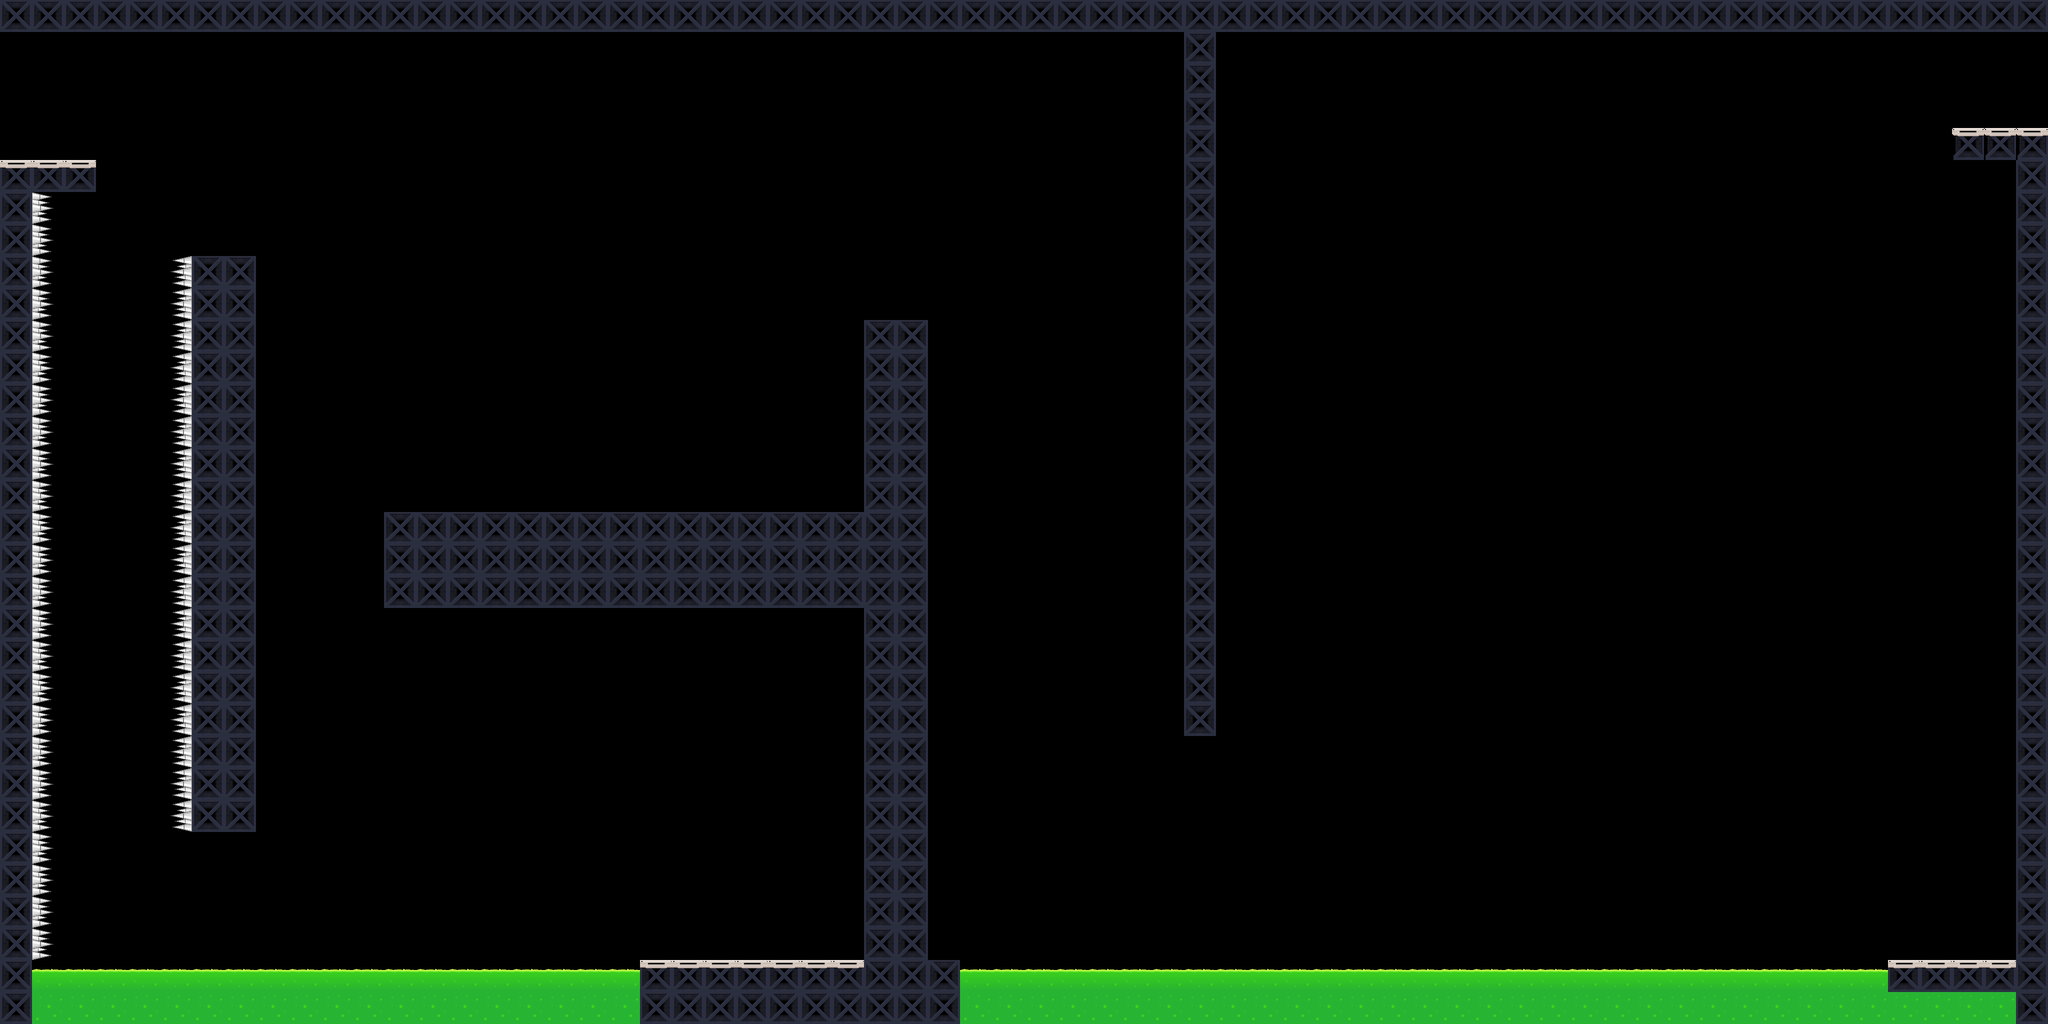

Tiled map render using the project's own tile images. Description and the map definition, with tile-layer contents summarised, below:
An orthogonal 64x32 tile map with 64x64 px tiles, 1 tile layer (L0), 2 tilesets and 17 objects (11x static, 2x TRANS, HF, VF, Mine).

<map version="1.2" tiledversion="1.2.3" orientation="orthogonal" renderorder="left-up" width="64" height="32" tilewidth="64" tileheight="64" infinite="0" nextlayerid="5" nextobjectid="21">
 <tileset firstgid="1" name="dan_tiles" tilewidth="64" tileheight="64" tilecount="100" columns="10">
  <image source="dan_tiles.png" width="640" height="640" />
  <terraintypes>
   <terrain name="Warn" tile="-1" />
  </terraintypes>
 </tileset>
 <tileset firstgid="101" name="images" tilewidth="156" tileheight="156" tilecount="59" columns="0">
  <grid orientation="orthogonal" width="128" height="143" />
  <tile id="0">
   <image width="64" height="64" source="Acid_Bottom.png" />
  </tile>
  <tile id="1">
   <image width="64" height="64" source="Acid_Top.png" />
  </tile>
  <tile id="2">
   <image width="64" height="86" source="Barrel_Acid.png" />
  </tile>
  <tile id="3">
   <image width="64" height="86" source="Barrel_Fire.png" />
  </tile>
  <tile id="4">
   <image width="128" height="56" source="blue_ufo_gmc_0022.png" />
  </tile>
  <tile id="5">
   <image width="64" height="64" source="Box.png" />
  </tile>
  <tile id="6">
   <image width="64" height="64" source="dc64.png" />
  </tile>
  <tile id="7">
   <image width="64" height="106" source="DoorLocked.png" />
  </tile>
  <tile id="8">
   <image width="64" height="106" source="DoorOpen.png" />
  </tile>
  <tile id="9">
   <image width="64" height="106" source="DoorUnlocked.png" />
  </tile>
  <tile id="10">
   <image width="64" height="128" source="gas-station-tallmirror.png" />
  </tile>
  <tile id="11">
   <image width="64" height="50" source="geyzer.png" />
  </tile>
  <tile id="12">
   <image width="48" height="48" source="greengem.png" />
  </tile>
  <tile id="13">
   <image width="16" height="32" source="lava-block-1.png" />
  </tile>
  <tile id="14">
   <image width="16" height="32" source="lava-block-2.png" />
  </tile>
  <tile id="15">
   <image width="16" height="32" source="lava-block-3.png" />
  </tile>
  <tile id="16">
   <image width="16" height="32" source="lava-block-4.png" />
  </tile>
  <tile id="17">
   <image width="32" height="64" source="man.png" />
  </tile>
  <tile id="18">
   <image width="89" height="75" source="pipe.png" />
  </tile>
  <tile id="19">
   <image width="50" height="48" source="purplegem.png" />
  </tile>
  <tile id="20">
   <image width="128" height="128" source="QuartzCrystal.128 2.png" />
  </tile>
  <tile id="21">
   <image width="128" height="128" source="QuartzCrystalSouth.png" />
  </tile>
  <tile id="22">
   <image width="128" height="128" source="QuartzCrystalEast.png" />
  </tile>
  <tile id="23">
   <image source="QuartzCrystalNorth.png" />
  </tile>
  <tile id="24">
   <image width="48" height="48" source="redgem.png" />
  </tile>
  <tile id="25">
   <image source="rock-column.png" />
  </tile>
  <tile id="26">
   <image width="64" height="65" source="Saw.png" />
  </tile>
  <tile id="27">
   <image width="64" height="64" source="Spike 2.png" />
  </tile>
  <tile id="28">
   <image width="64" height="64" source="Spike 3 2.png" />
  </tile>
  <tile id="29">
   <image width="64" height="64" source="Spike 3.png" />
  </tile>
  <tile id="30">
   <image width="64" height="64" source="Spike.png" />
  </tile>
  <tile id="31">
   <image width="64" height="72" source="stalactite.png" />
  </tile>
  <tile id="32">
   <image width="128" height="143" source="stalactite1.png" />
  </tile>
  <tile id="33">
   <image width="64" height="128" source="stalactite2.png" />
  </tile>
  <tile id="34">
   <image width="32" height="32" source="steelball.32.32.png" />
  </tile>
  <tile id="35">
   <image width="32" height="32" source="steelball.png" />
  </tile>
  <tile id="36">
   <image width="64" height="128" source="Switch_Green.png" />
  </tile>
  <tile id="37">
   <image width="64" height="128" source="Switch_Red.png" />
  </tile>
  <tile id="38">
   <image width="64" height="64" source="Tile1.png" />
  </tile>
  <tile id="39">
   <image width="64" height="64" source="Tile2.png" />
  </tile>
  <tile id="40">
   <image width="64" height="64" source="Tile3.png" />
  </tile>
  <tile id="41">
   <image width="64" height="64" source="Tile4.png" />
  </tile>
  <tile id="42">
   <image width="64" height="64" source="Tile5.png" />
  </tile>
  <tile id="43">
   <image width="64" height="64" source="Tile6.png" />
  </tile>
  <tile id="44">
   <image width="64" height="64" source="Tile7.png" />
  </tile>
  <tile id="45">
   <image width="64" height="64" source="Tile8.png" />
  </tile>
  <tile id="46">
   <image width="64" height="64" source="Tile9.png" />
  </tile>
  <tile id="47">
   <image width="64" height="64" source="Tile10.png" />
  </tile>
  <tile id="48">
   <image width="64" height="64" source="Tile11.png" />
  </tile>
  <tile id="49">
   <image width="64" height="64" source="Tile12.png" />
  </tile>
  <tile id="50">
   <image width="64" height="64" source="Tile13.png" />
  </tile>
  <tile id="51">
   <image width="64" height="64" source="Tile14.png" />
  </tile>
  <tile id="52">
   <image width="64" height="64" source="Tile15.png" />
  </tile>
  <tile id="53">
   <image width="32" height="64" source="woman.png" />
  </tile>
  <tile id="54">
   <image width="48" height="48" source="yellogem.png" />
  </tile>
  <tile id="55">
   <image width="48" height="48" source="yellowgem.png" />
  </tile>
  <tile id="56">
   <image width="156" height="156" source="Cave_Pillar_inventory_icon.png" />
  </tile>
  <tile id="57">
   <image width="128" height="128" source="QuartzCrystalNorth.png" />
  </tile>
  <tile id="58">
   <image width="128" height="128" source="QuartzCrystalNorth3.png" />
  </tile>
 </tileset>
 <layer id="1" name="L0" width="64" height="32">
  <data>[2048 cells, 432 non-empty, 9 distinct tile ids]</data>
 </layer>
 <objectgroup id="4" name="LO-PHY">
  <object id="9" name="Top" type="static" x="-8" y="0" width="4092" height="60" />
  <object id="19" type="static" x="3781.82" y="1930.3" width="251.515" height="51.5152">
   <properties>
    <property name="isHostile" type="bool" value="false" />
    <property name="physics" value="static" />
   </properties>
  </object>
  <object id="20" type="static" x="3909.09" y="266.667" width="190.909" height="51.5152">
   <properties>
    <property name="isHostile" type="bool" value="false" />
    <property name="physics" value="static" />
   </properties>
  </object>
 </objectgroup>
 <objectgroup id="2" name="EF">
  <object id="1" name="HF01" type="HF" x="1937.59" y="624.113" width="417.021" height="51.0638" />
  <object id="2" name="VF01" type="VF" x="2978.72" y="102.128" width="82.2695" height="1744.68" />
  <object id="3" name="Mine01" type="Mine" x="587.234" y="303.546" width="1134.75" height="82.2695" />
 </objectgroup>
 <objectgroup id="3" name="TRANS">
  <object id="4" name="ENTER" type="TRANS" x="0.1418" y="78.5532" width="48.0851" height="242.014" />
  <object id="8" name="EXIT" type="TRANS" x="4042" y="76" width="54" height="164" />
  <object id="10" name="EntryPad" type="static" x="0" y="330" width="190" height="48">
   <properties>
    <property name="isHostile" type="bool" value="false" />
    <property name="physics" value="static" />
   </properties>
  </object>
  <object id="11" name="WestWall" type="static" x="-2" y="384" width="58" height="1660">
   <properties>
    <property name="isHostile" type="bool" value="false" />
    <property name="physics" value="static" />
   </properties>
  </object>
  <object id="12" type="static" x="388" y="516" width="120" height="1146">
   <properties>
    <property name="isHostile" type="bool" value="false" />
    <property name="physics" value="static" />
   </properties>
  </object>
  </objectgroup>
</map>
<!-- 6 of 17 objects omitted -->
